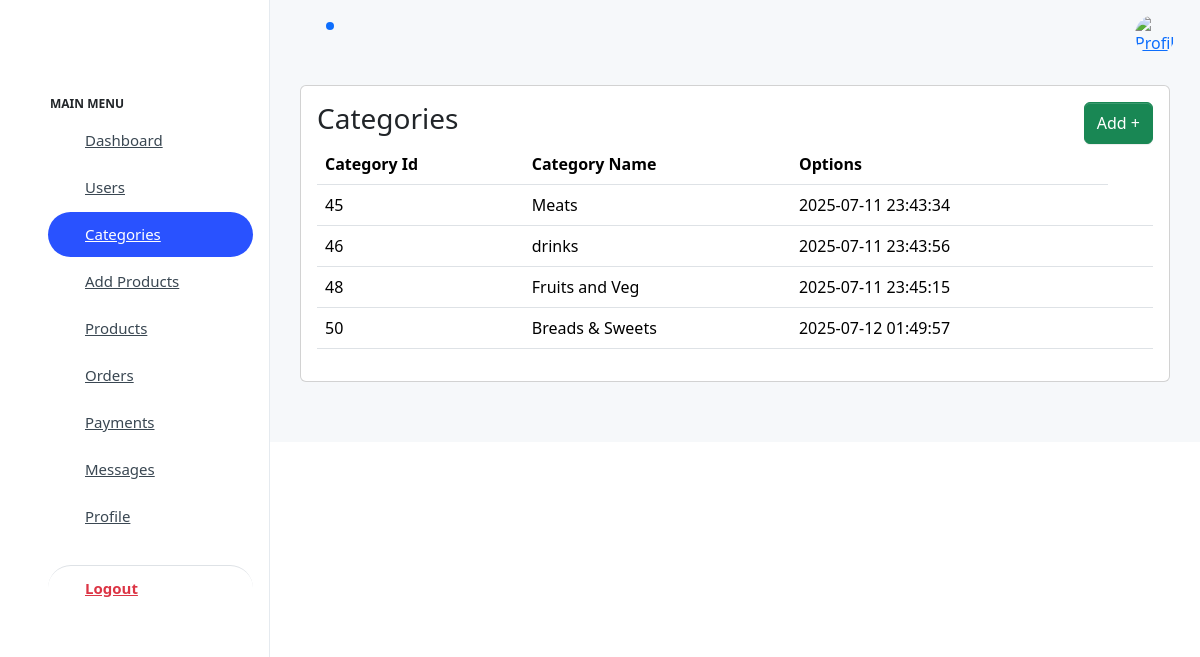
The app's page /dashboard/src/html/categories.php with its own data.
### tables this page shows
CREATE TABLE `categories` (
  `id` int(11) NOT NULL,
  `name` varchar(100) DEFAULT NULL,
  `created_at` timestamp NOT NULL DEFAULT current_timestamp(),
  `image` varchar(255) DEFAULT NULL,
  `slug` varchar(100) DEFAULT NULL
);

### dashboard/src/html/categories.php (the view, shortened to what this page needs)
<?php
include("includes/connection.php");
$category = [];
$fetch_query = "SELECT id, name, created_at FROM categories";
$fetch_stmt = $conn->prepare($fetch_query);
$fetch_stmt->execute();
$fetch_stmt->bind_result($c_id, $c_name, $created);
while ($fetch_stmt->fetch()) {
    $category[] = [
        'id' => $c_id,
        'name' => $c_name,
        'created_at' => $created
    ];
}
?>
<!doctype html>
<html lang="en">
<head>
  <link rel="stylesheet" href="../../node_modules/simplebar/dist/simplebar.min.css">
  <link rel="stylesheet" href="../assets/css/styles.min.css" />
    <link href="https://cdn.jsdelivr.net/npm/bootstrap@5.3.3/dist/css/bootstrap.min.css" rel="stylesheet">
</head>
<body>
  <div class="page-wrapper" id="main-wrapper" data-layout="vertical" data-navbarbg="skin6" data-sidebartype="full"
    data-sidebar-position="fixed" data-header-position="fixed">
    <aside class="left-sidebar">
      <div>
        <div class="brand-logo d-flex align-items-center justify-content-between">
        </div>
        <?php
            include("includes/sidebar.php")
        ?>
      </div>
    </aside>
    <div class="body-wrapper">
         <?php
            include("includes/header.php")
         ?>
      <div class="container-fluid">
        <div class="card">
          <div class="card-body">
           <div class="d-flex justify-content-between">
            <h3>Categories</h3>
           <button class="btn btn-success" data-bs-toggle="modal" data-bs-target="#exampleModal">Add +</button>
           </div>
           <table class="table">
                <thead>
                    <th>Category Id</th>
                    <th>Category Name</th>
                    <th>Options</th>
                </thead>
                 <tbody>
                  <?php foreach ($category as $cat): ?>
            <tr>
                <td><?= $cat['id'] ?></td>
                <td><?= $cat['name'] ?></td>
                <td><?= $cat['created_at'] ?></td>
                <td>
                </td>
            </tr>
        <?php endforeach; ?>
                </tbody>
           </table>
          </div>
        </div>
      </div>
    </div>
  </div>
</body>
</html>

### records on screen
categories: id "45", name "Meats", created_at "2025-07-11 23:43:34"
categories: id "46", name "drinks", created_at "2025-07-11 23:43:56"
categories: id "48", name "Fruits and Veg", created_at "2025-07-11 23:45:15"
categories: id "50", name "Breads & Sweets", created_at "2025-07-12 01:49:57"
